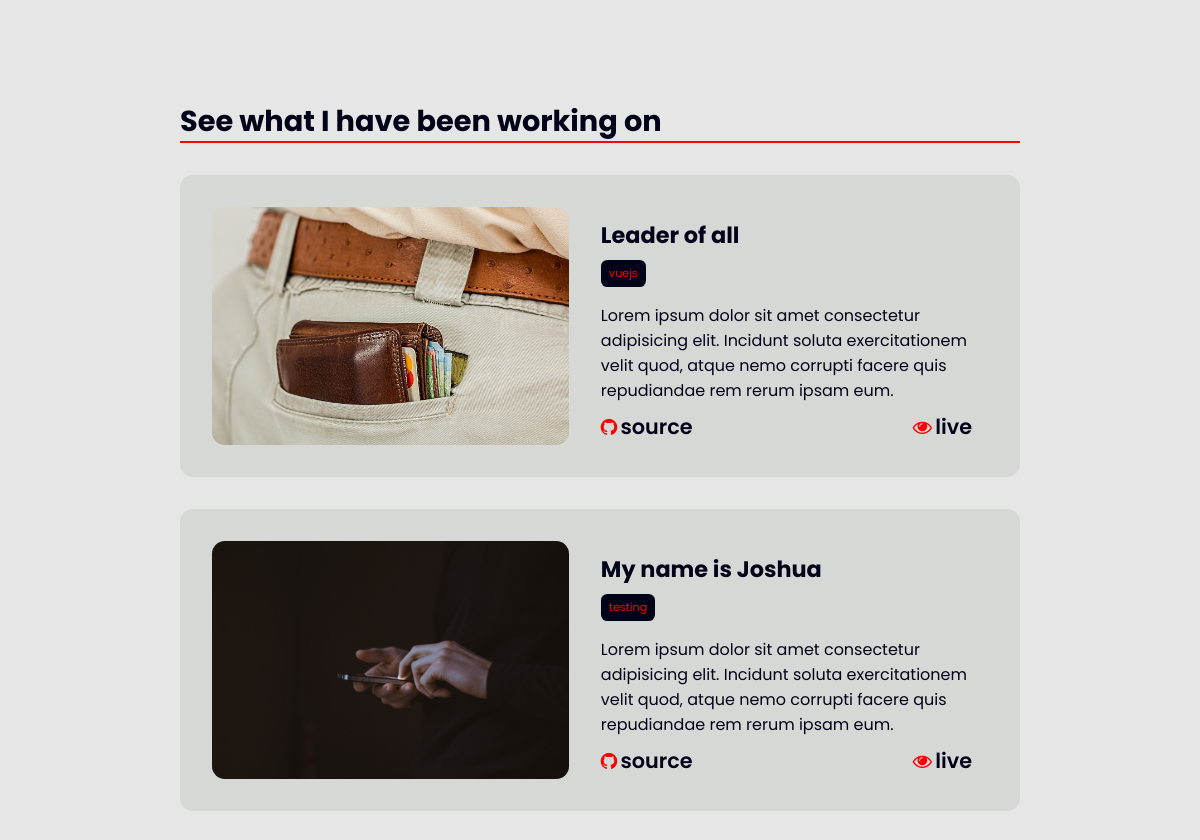
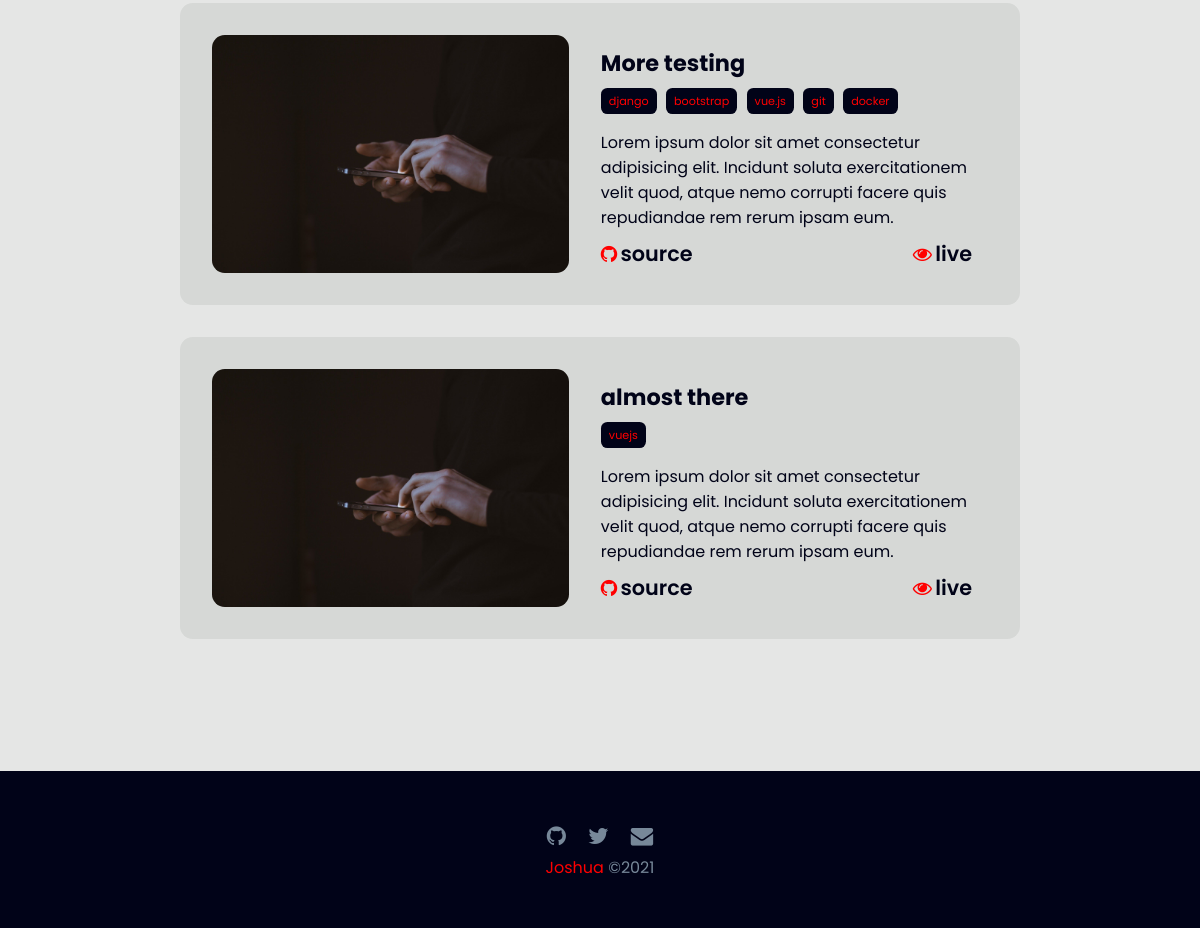
/projects/, run on the app's committed database (2 pictures, top to bottom).
### projects/models.py (models this page shows, shortened)
class Project(models.Model):
    title = models.CharField(max_length=50)
    date_created = models.DateTimeField(auto_now_add=True)
    slug = models.SlugField(max_length=50)
    featured = models.BooleanField(default=False)
    tags = TaggableManager()
    image = models.ImageField(upload_to='images', blank=True)
    live_site = models.URLField(max_length=500, blank=True)
    git_repo = models.URLField(max_length=500, blank=True)
    project_detail = models.TextField(blank=True)
    class Meta:
        ordering = ("-date_created",)

### projects/views.py (the view)
# urls.py: path('projects/', views.all_projects, name='all-projects'),
def all_projects(request, tag_name = None):
    project_list = Project.objects.all()
    tag = None
    if tag_name:
        tag = get_object_or_404(Tag, name=tag_name)
        project_list = project_list.filter(tags__in=[tag])
        print(type(tag))
    paginator = Paginator(project_list, 4)
    page = request.GET.get('page')
    try:
        projects  = paginator.page(page)
    except  PageNotAnInteger:
        projects = paginator.page(1)
    except EmptyPage:
        projects = paginator.page(paginator.num_pages)
    return render(request, 'projects/all_projects.html', {'projects':projects, 'tag':tag})

### projects/templates/projects/all_projects.html (shortened to what this page needs)
{% extends 'base.html' %}
{% load static %}
{% block content %}
<section class="work">
    <div class="container">
        <h1 class="section-title">See what I have been working on</h1>
        <div class="all-work">
            {% for project in projects %}
                <div class="single-work">
                    <div class="work-image">
                        {% if project.image %}
                            <img src="{{project.image.url}}" alt="">
                            {% else %}
                            <img src="{% static 'images/phone.jpg'%}" alt="">
                        {% endif %}
                    </div>
                        <div class="work-text">
                            <h3 class="work-title">{{project.title}}</h3>
                            <ul class="tags">
                                {% for tag in project.tags.all %}
                                    <li class="tag">
                                    <a href="{% url 'all_projects_by_tagname' tag %}" style="text-decoration: none;">{{tag}}</a>
                                    </li>
                                {% endfor %}
                            </ul>
                            <p class="work-detail">
                                Lorem ipsum dolor sit amet consectetur adipisicing elit. Incidunt soluta exercitationem velit quod, atque nemo corrupti facere quis repudiandae rem rerum ipsam eum.
                            </p>
                        <ul class="work-cta">
                            <li class="github">
                                <span><i class="fa fa-github cta" aria-hidden="true">
                                </i></span>source</li>
                            <li class="live-site"><span><i class="cta fa fa-eye" aria-hidden="true"></i></span>live</li>
                        </ul>
                    </div>
                </div>
            {% endfor %}
        </div>
    </div>
</section>
{% endblock content %}

### static/css/main.css (style rules this page uses)
:root { --primary-color: azure; --yellow-color: #FEE715FF; --black-color: #101820FF; --chalk-white: #ebeeec; --main-font: 'Kiwi Maru'; --logo-font: 'Coming Soon'; }
*, *::before, *::after { margin: 0; padding: 0; box-sizing: border-box; }
html, body { font-family: 'Poppins'; overflow-wrap: break-word; }
a { color: unset; text-decoration: none; }
img { max-width: 100%; display: block; }
li { list-style: none; }
section { padding: 50px 0; }
.container { margin: 0 auto; width: 80%; max-width: 600px; }
.section-title { margin-bottom: 1.5rem; font-size: 1.6rem; position: relative; }
.section-title::after { content: ''; height: 2px; width: 100%; bottom: 0; left: 0; background-color: red; position: absolute; }
.cta { color: red; font-size: 1.2rem; }
.work { background-color:#e5e6e5; color: #010318; }
.all-work { margin-top: 2rem; }
.single-work { background-color: #d6d8d6; border-radius: .8rem; }
.single-work { margin-bottom: 2rem; padding-bottom: 1rem; }
.work-text { padding: 0 1rem; }
.work-title { margin-top: .5rem; }
.work-detail { display: none; }
.work-cta { padding-top: .5rem; font-size: 1.3rem; display: flex; justify-content: space-between; font-weight:600; }
.work-cta .cta { padding-right: .2rem; }
.work-image img { border-radius: .8rem; }
.tags { font-size: .7rem; color: red; margin-bottom: 0; }
.tag { background-color: #010318; display: inline-block; border-radius: .4rem; padding:.3rem .5rem; margin:.5rem 0; margin-right: .4rem; }
@media (min-width: 600px) { .container { width: 60%; } }
@media (min-width: 900px) { h1, h3 { font-size: 1.6rem; } }
@media (min-width: 900px) { section { padding: 100px 0; } }
@media (min-width: 900px) { .container { max-width: 1200px; width: 70%; } }
@media (min-width: 900px) { .section-title { margin-bottom: 2rem; font-size: 1.8rem; } }
@media (min-width: 900px) { .work-detail { display: unset; } }
@media (min-width: 1100px) { .single-work { display: flex; padding: 2rem; border-bottom: none; justify-content: space-between; align-items: center; } }
@media (min-width: 1100px) { .work-text { padding-left: 2rem; width: 100%; } }
@media (min-width: 1100px) { .work-image img { width: 700px; } }
@media (min-width: 1100px) { .work-title { font-size: 1.4rem; } }
@media (min-width: 1100px) { .work-detail { display: unset; font-size: 1rem; } }
@media (min-width: 1100px) { .tags { margin-bottom: .5rem; } }

### data on the page
Project: image (picture), title "Leader of all"
Tag: name "vuejs"
Project: title "My name is Joshua"
Tag: name "testing"
Project: title "More testing"
Tag: name "django"
Tag: name "bootstrap"
Tag: name "vue.js"
Tag: name "git"
Tag: name "docker"
Project: title "almost there"
